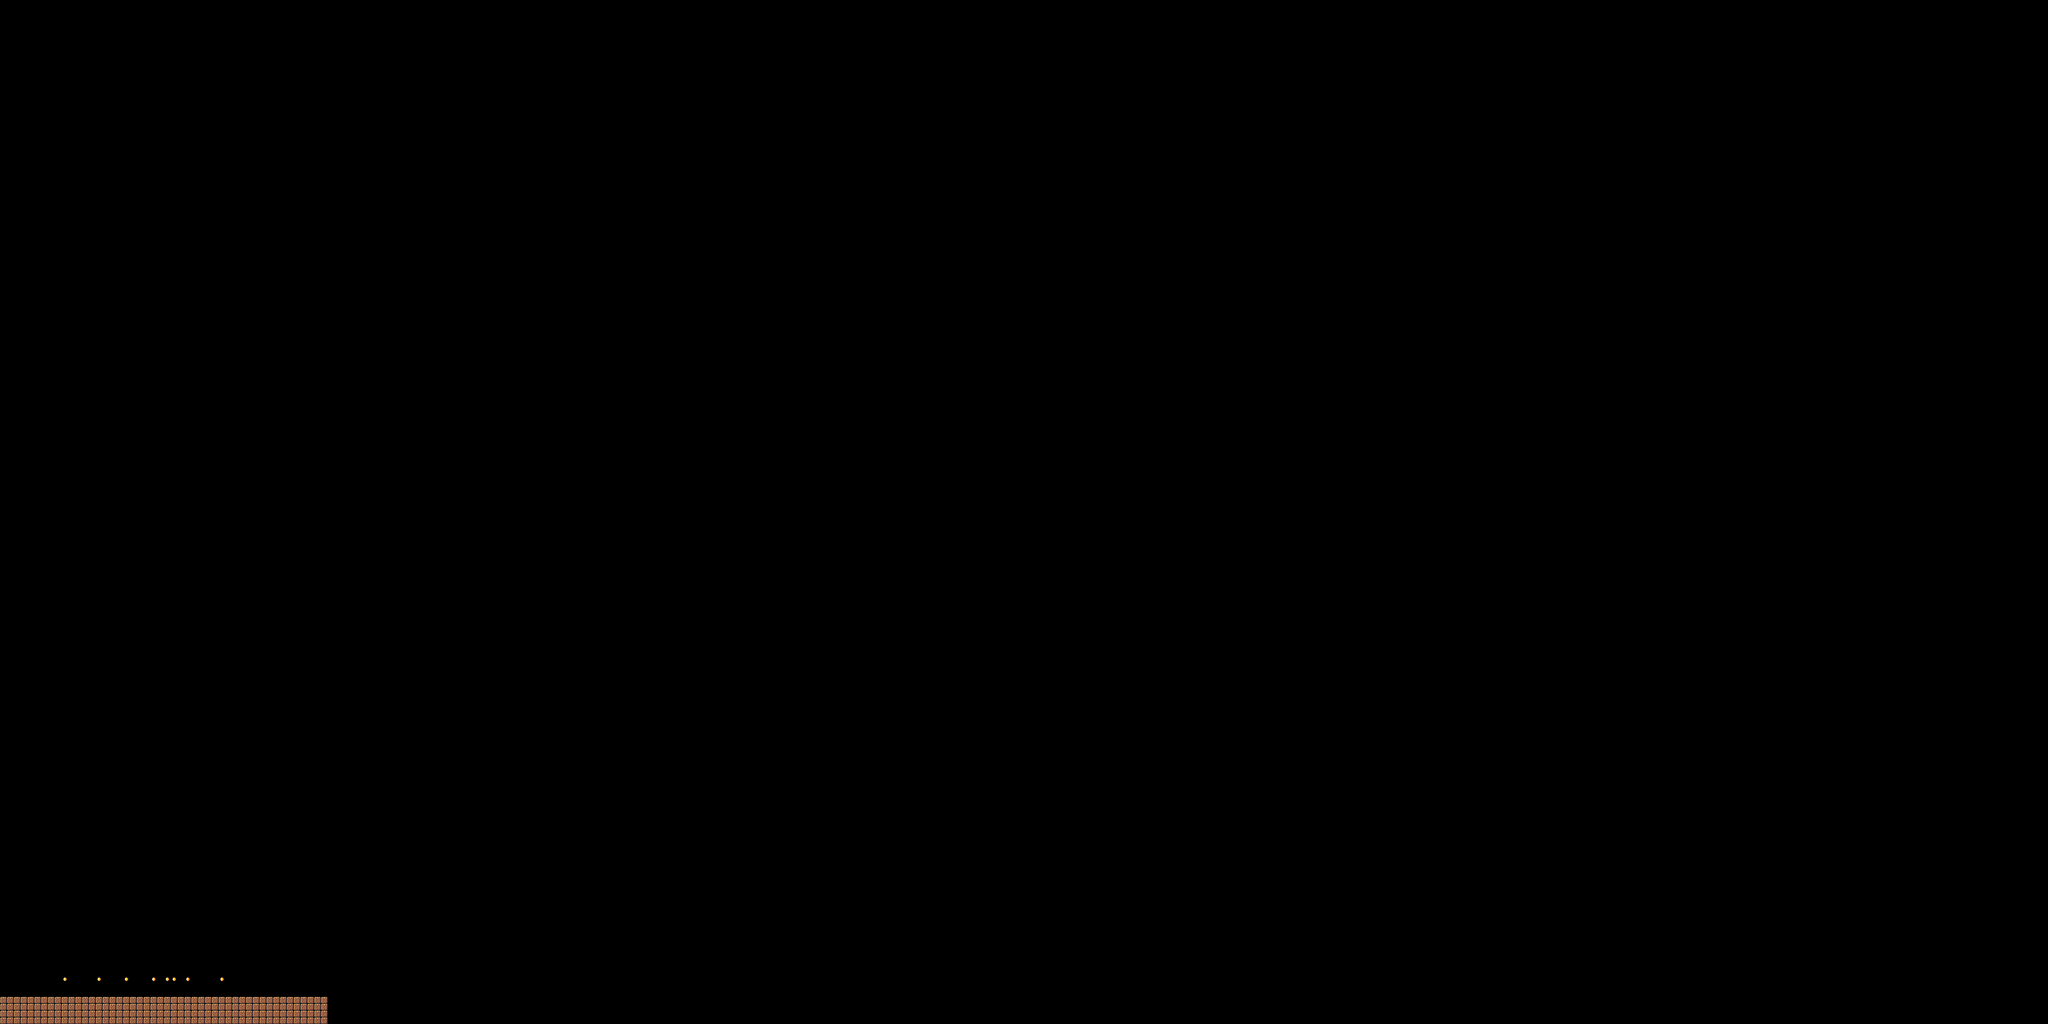

Tiled map render using the project's own tile images. Description and the map definition, with tile-layer contents summarised, below:
An orthogonal 300x150 tile map with 16x16 px tiles, 2 tile layers (ground, bin) and 9 objects.

<map version="1.2" tiledversion="1.3.3" orientation="orthogonal" renderorder="right-down" width="300" height="150" tilewidth="16" tileheight="16" infinite="0" nextlayerid="5" nextobjectid="18">
 <tileset firstgid="1" source="home16.tsx" />
 <layer id="1" name="ground" width="300" height="150">
  <data>[45000 cells, 200 non-empty, 2 distinct tile ids]</data>
 </layer>
 <layer id="4" name="bin" width="300" height="150">
  <data>[45000 cells, 0 non-empty, 0 distinct tile ids]</data>
 </layer>
 <objectgroup id="2" name="groundObj">
  <object id="9" x="0" y="2336" width="768" />
 </objectgroup>
 <objectgroup id="3" name="InteractiveObj">
  <object id="10" x="149" y="2291" width="6.5" height="7" />
  <object id="11" x="228.75" y="2291" width="6.5" height="7" />
  <object id="12" x="293.25" y="2291" width="6.5" height="7" />
  <object id="13" x="357.25" y="2291" width="6.5" height="7" />
  <object id="14" x="436.75" y="2291" width="6.5" height="7" />
  <object id="15" x="517.25" y="2291.5" width="6.5" height="7" />
  <object id="16" x="597.25" y="2291" width="6.5" height="7" />
  <object id="17" x="384" y="2288" width="32" height="16" />
 </objectgroup>
</map>
